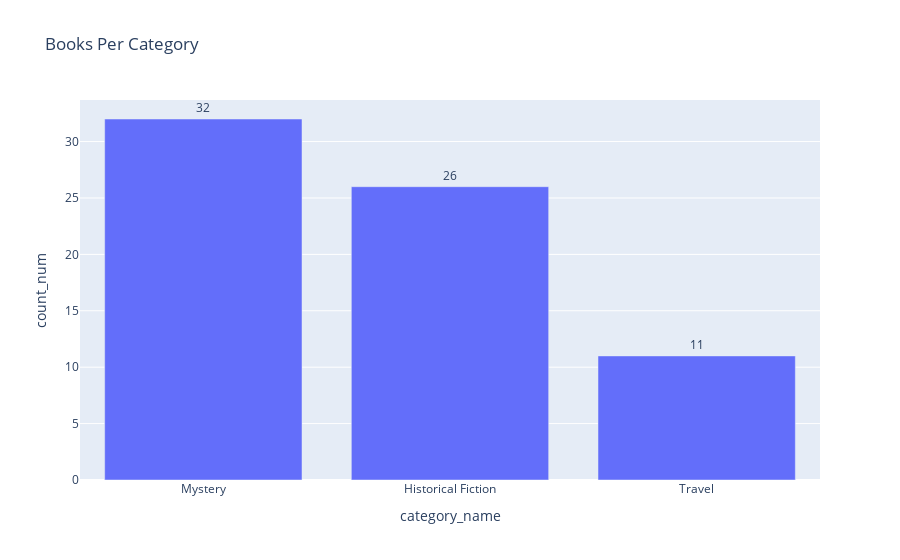

The cell this chart's notebook holds for it:
### Code cell
cat_cnt = df["category"].value_counts().reset_index()
cat_cnt.columns = ["category_name", "count_num"]

fig = px.bar(
    cat_cnt,
    x="category_name",
    y="count_num",
    text="count_num",
    title="Books Per Category"
)

fig.update_traces(textposition="outside")

fig.show()

### Figure 1 — Plotly figure (JSON) as saved in the notebook; plotly's stock layout.template omitted (floating-point values rounded to 4 significant figures)
{"data": [{"alignmentgroup": "True", "hovertemplate": "category_name=%{x}<br>count_num=%{text}<extra></extra>", "legendgroup": "", "marker": {"color": "#636efa", "pattern": {"shape": ""}}, "name": "", "offsetgroup": "", "orientation": "v", "showlegend": false, "text": [32, 26, 11], "textposition": "outside", "type": "bar", "x": ["Mystery", "Historical Fiction", "Travel"], "xaxis": "x", "y": [32, 26, 11], "yaxis": "y"}], "layout": {"barmode": "relative", "legend": {"tracegroupgap": 0}, "title": {"text": "Books Per Category"}, "xaxis": {"anchor": "y", "domain": [0, 1], "title": {"text": "category_name"}}, "yaxis": {"anchor": "x", "domain": [0, 1], "title": {"text": "count_num"}}}}
